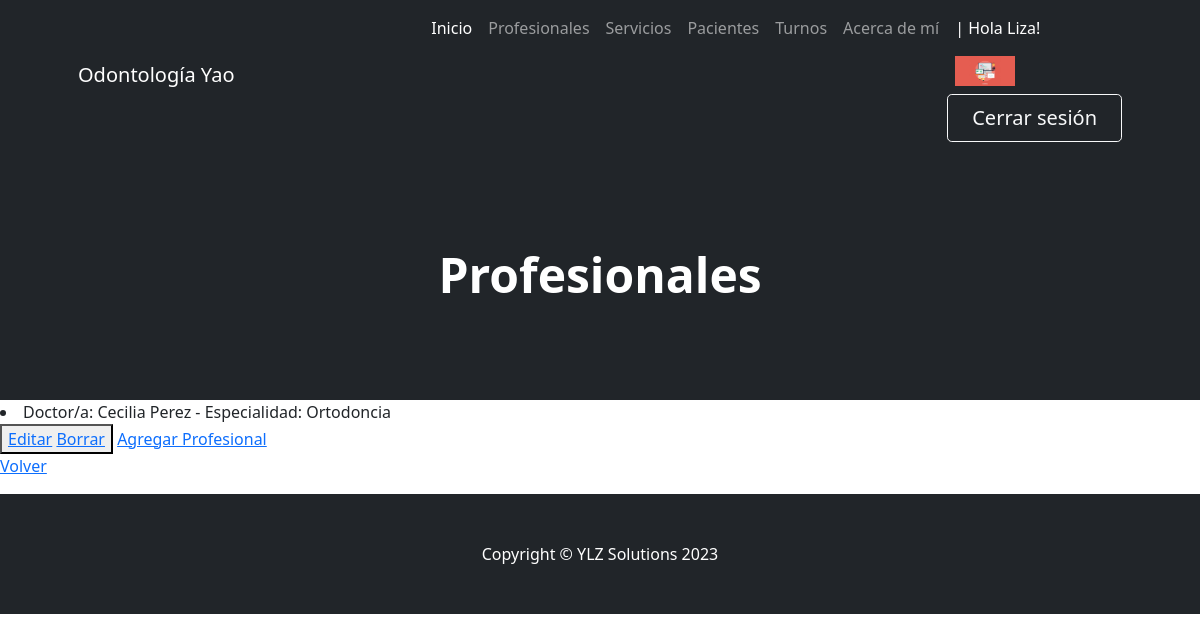
/AppOdonto/verProfesionales/ (signed in), run on an earlier commit of the app's database.
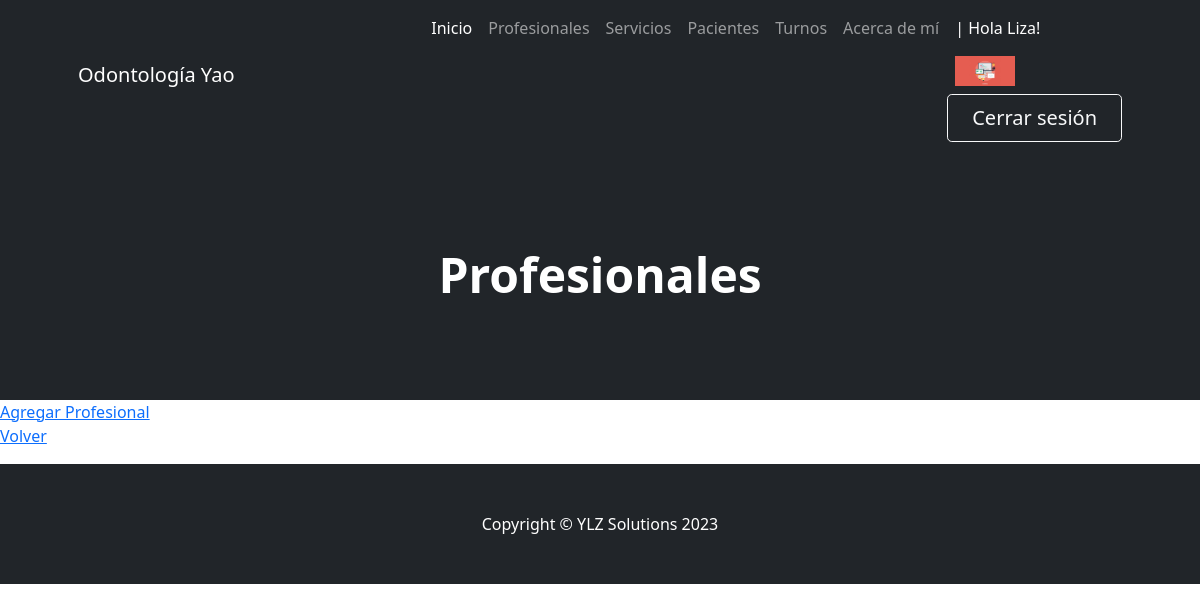
And on a later commit of the database.
### AppOdonto/models.py (models this page shows, shortened)
class Avatar(models.Model):
    usuario = models.ForeignKey(User, on_delete=models.CASCADE)
    imagen = models.ImageField(upload_to="avatares", null=True, blank=True)

class Profesional(models.Model):
    def __str__(self):
        return f"Doctor/a: {self.nombre} {self.apellido} - Especialidad: {self.especialidad}"
    nombre = models.CharField(max_length=15)
    apellido = models.CharField(max_length=15)
    especialidad = models.CharField(max_length=15)
    celular = models.CharField(max_length=10)
    email = models.EmailField()

### AppOdonto/views.py (the view)
# urls.py: path('verProfesionales/', views.verProfesionales, name="Ver Profesionales"),
def verProfesionales(request):
    profesionales = Profesional.objects.all()
    contexto = {"profesionales":profesionales}
    return render(request, "AppOdonto/Profesionales/verProfesionales.html", contexto)

### AppOdonto/templates/AppOdonto/Profesionales/verProfesionales.html (shortened to what this page needs)
{% extends "AppOdonto/padre.html" %}
{% block header %}
    <h1 class="display-5 fw-bolder text-white mb-2">Profesionales</h1>
{% endblock %}
{% block features %}
    {% for p in profesionales %}
        <li>{{p}}</li>
        <button>
            <a href="{% url 'Editar Profesional' p.nombre %}">Editar</a>
            <a href="{% url 'Borrar Profesional' p.nombre %}">Borrar</a>
        </button>
    {% endfor %}
    <a href="{% url 'Agregar Profesional' %}">Agregar Profesional</a>
    <p>
        <a href="{% url 'Inicio' %}">Volver</a>
    </p>
{% endblock %}

### AppOdonto/templates/AppOdonto/padre.html (shortened to what this page needs)
<!DOCTYPE html>
<html lang="es">
    <head> {% load static %}
        <link href="https://cdn.jsdelivr.net/npm/bootstrap-icons@1.4.1/font/bootstrap-icons.css" rel="stylesheet" />
        <link href="{% static 'AppOdonto/css/styles.css' %}" rel="stylesheet" />
    </head>
    <body>
        <nav class="navbar navbar-expand-lg navbar-dark bg-dark">
            <div class="container px-5">
                <a class="navbar-brand" href="{% url 'Inicio' %}">Odontología Yao</a>
                <div class="collapse navbar-collapse" id="navbarSupportedContent">
                    <ul class="navbar-nav ms-auto mb-2 mb-lg-0">
                        <li class="nav-item"><a class="nav-link active" aria-current="page" href="{% url 'Inicio' %}">Inicio</a></li>
                        <li class="nav-item"><a class="nav-link" href="{% url 'Ver Profesionales' %}">Profesionales</a></li>
                        <li class="nav-item"><a class="nav-link" href="{% url 'Servicio List' %}">Servicios</a></li>
                        <li class="nav-item"><a class="nav-link" href="{% url 'Paciente List' %}">Pacientes</a></li>
                        <li class="nav-item"><a class="nav-link" href="{% url 'Turno List' %}">Turnos</a></li>
                        <li class="nav-item"><a class="nav-link" href="{% url 'About' %}">Acerca de mí</a></li>
                        <li class="nav-item"><a class="nav-link">
                            {% if request.user.is_authenticated %}
                                <p style="color:white"> |  Hola {{user.first_name}}!</p>
                                {% with user.avatar_set.first as miAvatar%}
                                    {% if miAvatar %}
                                        <img src="{{miAvatar.imagen.url}}" alt="Imagen perfil" style="max-width: 60px;">
                                    {% endif %}
                                {% endwith %}
                                <a class="btn btn-outline-light btn-lg px-4" href="{% url 'Logout' %}">Cerrar sesión</a>
                            {% endif %}
                       </a></li>
                    </ul>
                </div>
            </div>
        </nav>
        <header class="bg-dark py-5">
            <div class="container px-5">
                <div class="row gx-5 justify-content-center">
                    <div class="col-lg-6">
                        <div class="text-center my-5">
                        {% block header %}{% endblock %}
                        </div>
                    </div>
                </div>
            </div>
        </header>
{% block features %}{% endblock %}
        <footer class="py-5 bg-dark">
            <div class="container px-5"><p class="m-0 text-center text-white">Copyright &copy; YLZ Solutions 2023</p></div>
        </footer>
    </body>
</html>

What changed in the data, as far as the page shows it:
removed Profesional: nombre+apellido+especialidad "Doctor/a: Cecilia Perez - Especialidad: Ortodoncia"
